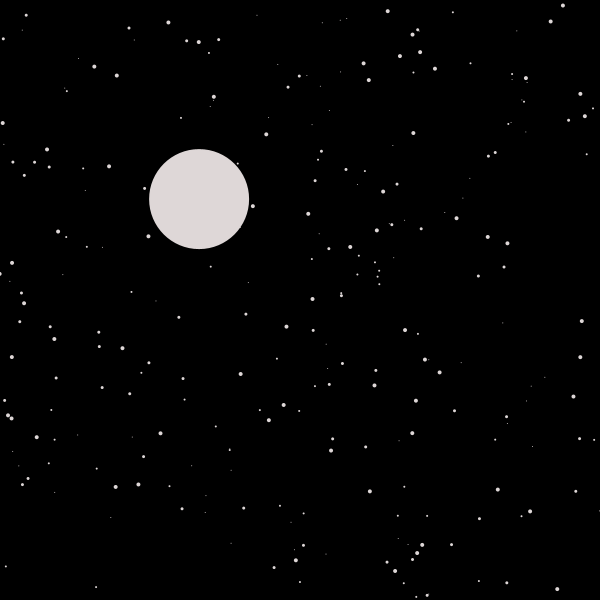
Frame 1 (no input)
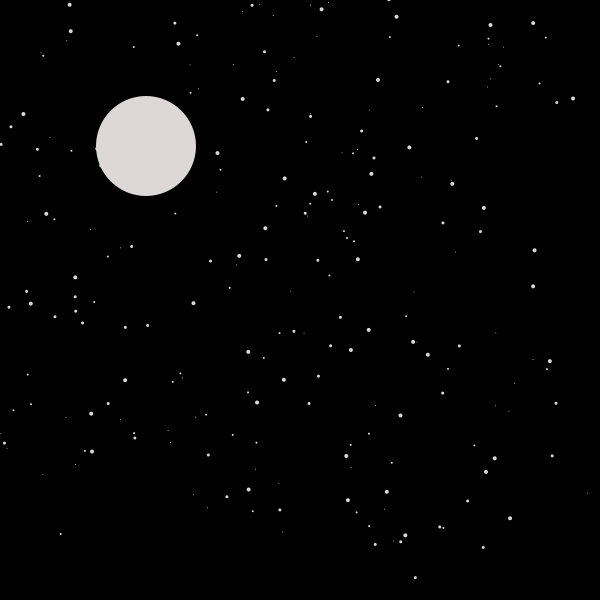
Frame 60 (the mouse pressed at the canvas centre just before this capture)
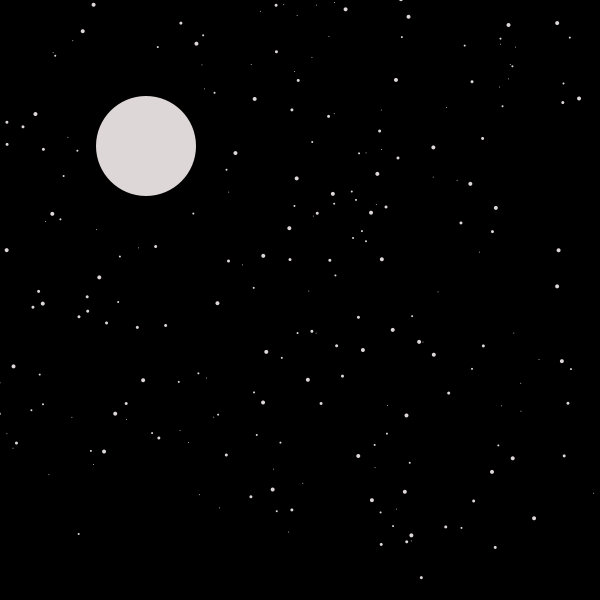
Frame 120 (the mouse held since frame 60 and released just before this capture)

The Processing sketch that drew these frames (run headless with seeded random() and noise(); from frame 60 on, the mouse is pressed at the canvas centre):

// Processing sketch: processing_42312
// ── processing_42312.pde








//PRESS PLAY!


star[] q;
moon k;
void setup()
{
  size(600,600);
  smooth();
  noStroke();
    k = new moon();
    k.x = 200;
    k.y = 200;
    k.l = 100;
    k.m = 100;
  
  q = new star[1000];
  for(int i=0; i<1000; i++)
  {
    q[i] = new star();
    q[i].x = random(-width,width);
    q[i].y = random(-height,height);
    q[i].d = (int)random(1,5);
    q[i].v = (int)random(1,5);
  }
}

void draw()
{
  background(0,0,0);
  k.move();
  k.show();
  
  for(int i=0; i<q.length; i++)
  {
    q[i].move();
    q[i].show();
  }
}

class star
{
  float x, y;
  int d, v, i;

  void show()
  {
    ellipse(x,y, d,d);
    
}

  void move()
  {
    x += ( mouseX - width/3  ) * 0.001 * v;
    y += ( mouseY - height/2 ) * 0.001 * v;
  }
}


class moon
{
  float x,y;
  int l,m;

  void show()
  { 
    fill (#DED7D7);
    ellipse ( x, y, l, l);
  }
  
  void move()
  { 
    x += ( mouseX - width/2  ) * 0.00003 * m;
    y += ( mouseY - height/2 ) * 0.00003* m;
  }
}
